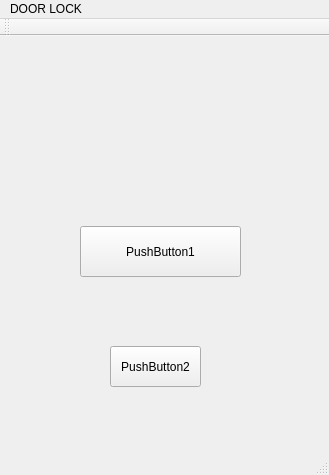
<?xml version="1.0" encoding="UTF-8"?>
<ui version="4.0">
 <class>MainWindow</class>
 <widget class="QMainWindow" name="MainWindow">
  <property name="geometry">
   <rect>
    <x>0</x>
    <y>0</y>
    <width>329</width>
    <height>475</height>
   </rect>
  </property>
  <property name="windowTitle">
   <string>MainWindow</string>
  </property>
  <widget class="QWidget" name="centralWidget">
   <widget class="QPushButton" name="pushButton">
    <property name="geometry">
     <rect>
      <x>80</x>
      <y>190</y>
      <width>161</width>
      <height>51</height>
     </rect>
    </property>
    <property name="text">
     <string>PushButton1</string>
    </property>
   </widget>
   <widget class="QPushButton" name="pushButton_2">
    <property name="geometry">
     <rect>
      <x>110</x>
      <y>310</y>
      <width>91</width>
      <height>41</height>
     </rect>
    </property>
    <property name="text">
     <string>PushButton2</string>
    </property>
   </widget>
  </widget>
  <widget class="QMenuBar" name="menuBar">
   <property name="geometry">
    <rect>
     <x>0</x>
     <y>0</y>
     <width>329</width>
     <height>26</height>
    </rect>
   </property>
   <widget class="QMenu" name="menuDOOR_LOCK">
    <property name="title">
     <string>DOOR LOCK</string>
    </property>
   </widget>
   <addaction name="menuDOOR_LOCK"/>
  </widget>
  <widget class="QToolBar" name="mainToolBar">
   <attribute name="toolBarArea">
    <enum>TopToolBarArea</enum>
   </attribute>
   <attribute name="toolBarBreak">
    <bool>false</bool>
   </attribute>
  </widget>
  <widget class="QStatusBar" name="statusBar"/>
 </widget>
 <layoutdefault spacing="6" margin="11"/>
 <tabstops>
  <tabstop>pushButton</tabstop>
  <tabstop>pushButton_2</tabstop>
 </tabstops>
 <resources/>
 <connections>
  <connection>
   <sender>pushButton_2</sender>
   <signal>clicked()</signal>
   <receiver>MainWindow</receiver>
   <slot>close()</slot>
   <hints>
    <hint type="sourcelabel">
     <x>196</x>
     <y>383</y>
    </hint>
    <hint type="destinationlabel">
     <x>221</x>
     <y>413</y>
    </hint>
   </hints>
  </connection>
  <connection>
   <sender>pushButton</sender>
   <signal>clicked()</signal>
   <receiver>MainWindow</receiver>
   <slot>show()</slot>
   <hints>
    <hint type="sourcelabel">
     <x>212</x>
     <y>264</y>
    </hint>
    <hint type="destinationlabel">
     <x>255</x>
     <y>311</y>
    </hint>
   </hints>
  </connection>
 </connections>
</ui>
